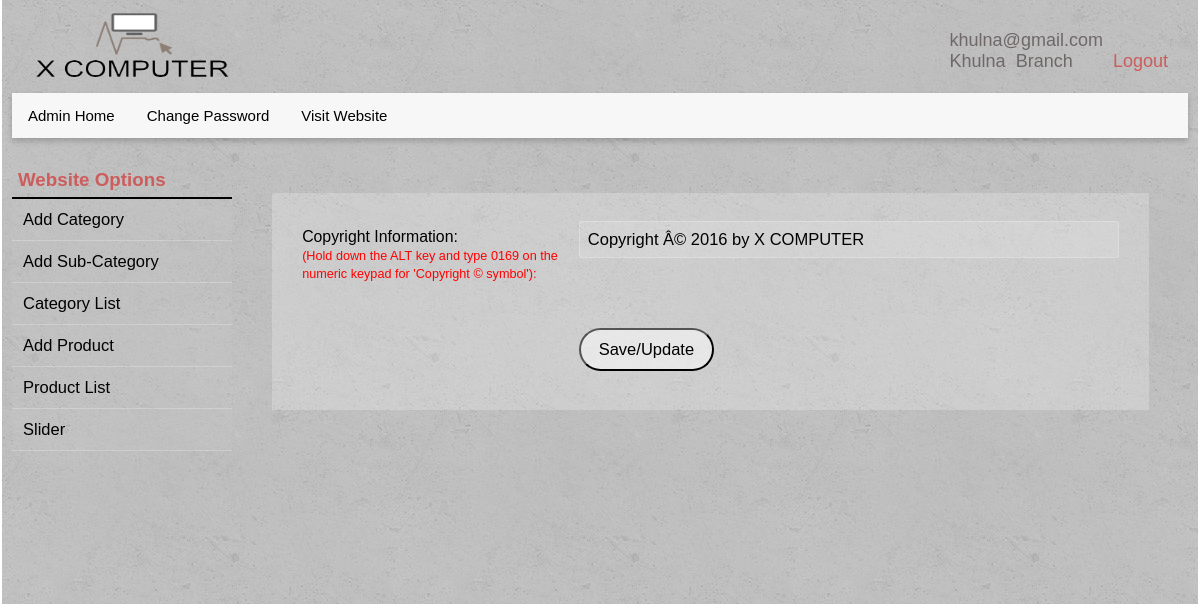
Screenshot of /admin/copyright.php (signed in) with the database file from the repository.
### tables this page shows
CREATE TABLE `links` (
  `id` int(11) NOT NULL DEFAULT '1',
  `title` varchar(50) DEFAULT NULL,
  `press` varchar(255) DEFAULT NULL,
  `app` varchar(255) DEFAULT NULL,
  `copyrightInfo` varchar(100) DEFAULT NULL,
  `aboutUs` varchar(1000) DEFAULT NULL,
  `email` varchar(50) DEFAULT NULL,
  `telephone` varchar(50) DEFAULT NULL,
  `logo` varchar(255) DEFAULT NULL,
  `support` varchar(255) DEFAULT NULL
);

### classes/others.php (called while the page is built, shortened)
<?php
    $filepath = realpath(dirname(__FILE__));
    require_once ($filepath.'/../library/database.php');
?>
<?php
    class others{
        private $db;
        public function __construct(){
            $this->db = new database();
        }
        public function readLink()
        {
            $query = "SELECT * FROM links";
            $result = $this->db->readAllData($query);
            return $result;
        }
        public function getOptions(){
            $query = "SELECT * FROM links WHERE id=?";
            $arr = array(1);
            $result = $this->db->select($query,$arr);
            return $result;
        }
    }
?>

### library/database.php (called while the page is built, shortened)
<?php
$filepath = realpath(dirname(__FILE__));
require ($filepath."/../config/config.php");
class database{
	public function readAllData($query){
		global $pdo;
		$query=$pdo->prepare($query);
		$query->execute();
        if($query->rowCount()>0){
            return $query->fetchAll(PDO::FETCH_ASSOC );
        }
        else{
            return false;
        }
	}
	public function select($query, $arr)
	{
		global $pdo;
		$query=$pdo->prepare($query);
		$query->execute($arr);
		if($query->rowCount()>0){
            return $query->fetchAll(PDO::FETCH_ASSOC );
        }
        else{
            return false;
        }
	}
}
?>

### library/session.php (called while the page is built, shortened)
<?php
class session{
 public static function get($key){
  if (isset($_SESSION[$key])) {
   return $_SESSION[$key];
  } else {
   return false;
  }
 }
}
?>

### admin/copyright.php (the view, shortened to what this page needs)
<?php require '../classes/others.php'; ?>
<?php include 'include/header.php';?>
         <div class="row main-body">
   <?php include 'include/sidebar.php';?>
<?php
    $adLink = new others();
    $readLink = $adLink->readLink();
?>
            <section class="col span-3-of-4 content-body">
                <div class="row">
                <form method="post" action="<?php echo htmlspecialchars($_SERVER["PHP_SELF"]);?>" class="content-form">
                    <div class="row">
                        <div class="col span-1-of-3 label">
                            <label for="copyright">Copyright Information:<br><span style="font-size:80%;color:red;">(Hold down the ALT key and type 0169 on the numeric keypad for 'Copyright © symbol'):</span></label>
                        </div>
                        <div class="col span-2-of-3">
                            <input type="text" name="copyright" id="copyright" placeholder="Enter Copyright Information" <?php if($readLink[0]['copyrightInfo']){ ?> value="<?php echo $readLink[0]['copyrightInfo'];?>" <?php } ?>>
                        </div>
                    </div>
                    <div class="row">
                        <div class="col span-1-of-3 label">
                            <label>&nbsp;</label>
                        </div>
                        <div class="col span-2-of-3">
                            <input type="submit" value="Save/Update">
                        </div>
                    </div>
                </form>
            </div>
       </section>
    </div>
<?php include 'include/footer.php';?>

### admin/include/header.php (shortened to what this page needs)
<?php
    require '../library/session.php';
?>
<!DOCTYPE html>
<html lang="en">
    <head>
        <link rel="stylesheet" type="text/css" href="../vendors/css/normalize.css">
        <link rel="stylesheet" type="text/css" href="../vendors/css/grid.css">
        <link rel="stylesheet" type="text/css" href="../vendors/css/ionicons.min.css">
        <link rel="stylesheet" type="text/css" href="vendors/css/scrollTable.css">
        <link rel="stylesheet" type="text/css" href="resources/css/style2.css">
    </head>
    <body>
    <?php
        $option = new others();
        $result = $option->getOptions();
    ?>
<header>
    <div class="logo">
       <img src="<?php if($result[0]['logo']){echo $result[0]['logo'];} ?>" alt="logo" class="main-logo">
   </div>
  <div class="admin-welcome">
      <p><?php echo session::get('adminEmail'); ?><?php if(session::get('adminBranch') != "0"){ ?><br><?php echo session::get('adminBranch'); }?></p>
      <a href="?action=logout">Logout</a>
  </div>
    <ul>
      <li><a class="homeButton" href="index.php">Admin Home</a></li>
      <li class="dropdown">
        <a href="changePassword.php" class="dropbtn">Change Password</a>
      </li>
      <li class="dropdown">
        <a href="../index.php" class="dropbtn" target="_blank">Visit Website</a>
      </li>
    </ul>
</header>

### admin/resources/css/style2.css (style rules this page uses)
* { margin: 0; padding: 0; box-sizing: border-box; }
html { background-color: white; color: #6f6868; font-family: Arial, "Source Sans Pro", sans-serif; font-weight: 100; font-size: 15px; text-rendering: optimizeLegibility; }
body { margin: auto 2px; padding-left: 10px; padding-right: 10px; background-color: #e2e2e2; background-image: linear-gradient(rgba(0, 0, 0, 0.2), rgba(0, 0, 0, 0.2)), url(img/2.png); background-attachment: fixed; }
header { background-color: white; background-image: linear-gradient(rgba(0, 0, 0, 0.2), rgba(0, 0, 0, 0.2)), url(img/2.png); background-attachment: fixed; }
.main-logo { height: 70px; width: 200px; margin-left: 10px; margin-right: 10px; }
input { margin-top: 30px; padding-left: 0; }
.logo, .branch-link, .support { display: inline-block; float: left; margin: 10px 10px; font-size: 85%; }
.admin-welcome { float: right; margin-top: 30px; margin-right: 20px; font-size: 120%; word-spacing: 5px; }
.admin-welcome p { display: inline-block; }
.admin-welcome a { text-decoration: none; color: indianred; }
ul { list-style-type: none; margin: 0; margin-bottom: 5px; padding: 0; overflow: hidden; background-color: #F7F7F7; box-shadow: 0 3px 6px 0 rgba(0,0,0,0.2); overflow: auto; }
li { float: left; }
li a:link, li a:visited, .dropbtn:link, .dropbtn:visited { font-weight: 300; display: inline-block; background-color: #F7F7F7; color: black; text-align: center; padding: 14px 16px; border-bottom: none; text-decoration: none; transition: background-color .1s, color .1s; }
.homeButton { color: #43AAD8; font-weight: 500; }
.content-form { width: 100%; margin: 0 auto; font-size: 110%; }
.content-body { background-color: rgba(255, 255, 255, 0.21); padding: 30px; margin: 50px auto; margin-left: 20px; }
.label { margin-top: 15px; color: black; font-size: 96%; }
.content-body input[type=text], .content-body input[type=url], .content-body input[type=email], .content-body input[type=password], select, textarea { margin: 0 0; width: 100%; padding: 8px; border-radius: 3px; border: 1px solid rgba(255, 255, 255, 0.23); background-color: rgba(235, 235, 235, 0.24); }
input[type=submit] { padding: 10px; width: 25%; color: black; background-color: rgba(255, 255, 255, 0.52); font-weight: 300; border-radius: 100px; }
.content-body { padding-top: 20px; }

### rows the page displays
links: logo (picture), copyright "Copyright Â© 2016 by X COMPUTER"

### other values shown
session::get('adminEmail') "khulna@gmail.com"
session::get('adminBranch') "Khulna Branch"
